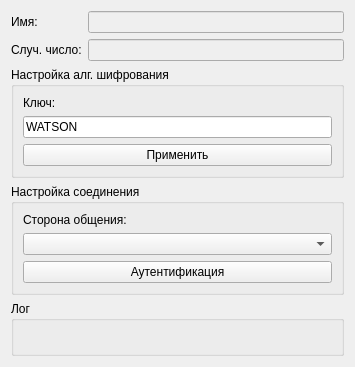
<?xml version="1.0" encoding="UTF-8"?>
<ui version="4.0">
 <class>SideWidget</class>
 <widget class="QWidget" name="SideWidget">
  <property name="geometry">
   <rect>
    <x>0</x>
    <y>0</y>
    <width>355</width>
    <height>356</height>
   </rect>
  </property>
  <property name="windowTitle">
   <string>Form</string>
  </property>
  <layout class="QGridLayout" name="gridLayout">
   <item row="2" column="0" colspan="2">
    <widget class="QGroupBox" name="groupBox">
     <property name="sizePolicy">
      <sizepolicy hsizetype="Preferred" vsizetype="Maximum">
       <horstretch>0</horstretch>
       <verstretch>0</verstretch>
      </sizepolicy>
     </property>
     <property name="title">
      <string>Настройка алг. шифрования</string>
     </property>
     <layout class="QVBoxLayout" name="verticalLayout">
      <item>
       <widget class="QLabel" name="key_header">
        <property name="sizePolicy">
         <sizepolicy hsizetype="Preferred" vsizetype="Maximum">
          <horstretch>0</horstretch>
          <verstretch>0</verstretch>
         </sizepolicy>
        </property>
        <property name="text">
         <string>Ключ:</string>
        </property>
       </widget>
      </item>
      <item>
       <widget class="QLineEdit" name="key_value">
        <property name="text">
         <string>WATSON</string>
        </property>
       </widget>
      </item>
      <item>
       <widget class="QPushButton" name="key_apply_btn">
        <property name="text">
         <string>Применить</string>
        </property>
       </widget>
      </item>
     </layout>
    </widget>
   </item>
   <item row="4" column="0" colspan="2">
    <widget class="QGroupBox" name="groupBox_3">
     <property name="title">
      <string>Лог</string>
     </property>
     <layout class="QVBoxLayout" name="verticalLayout_3">
      <item>
       <widget class="QLabel" name="log_lbl">
        <property name="sizePolicy">
         <sizepolicy hsizetype="Preferred" vsizetype="Preferred">
          <horstretch>0</horstretch>
          <verstretch>0</verstretch>
         </sizepolicy>
        </property>
        <property name="text">
         <string/>
        </property>
       </widget>
      </item>
     </layout>
    </widget>
   </item>
   <item row="3" column="0" colspan="2">
    <widget class="QGroupBox" name="groupBox_2">
     <property name="sizePolicy">
      <sizepolicy hsizetype="Preferred" vsizetype="Maximum">
       <horstretch>0</horstretch>
       <verstretch>0</verstretch>
      </sizepolicy>
     </property>
     <property name="title">
      <string>Настройка соединения</string>
     </property>
     <layout class="QVBoxLayout" name="verticalLayout_2">
      <item>
       <widget class="QLabel" name="side_connection">
        <property name="sizePolicy">
         <sizepolicy hsizetype="Preferred" vsizetype="Maximum">
          <horstretch>0</horstretch>
          <verstretch>0</verstretch>
         </sizepolicy>
        </property>
        <property name="text">
         <string>Сторона общения:</string>
        </property>
       </widget>
      </item>
      <item>
       <widget class="QComboBox" name="sides_combo"/>
      </item>
      <item>
       <widget class="QPushButton" name="auth_btn">
        <property name="text">
         <string>Аутентификация</string>
        </property>
       </widget>
      </item>
     </layout>
    </widget>
   </item>
   <item row="0" column="1">
    <widget class="QLineEdit" name="name_lbl">
     <property name="enabled">
      <bool>false</bool>
     </property>
    </widget>
   </item>
   <item row="0" column="0">
    <widget class="QLabel" name="name_header">
     <property name="text">
      <string>Имя:</string>
     </property>
    </widget>
   </item>
   <item row="1" column="0">
    <widget class="QLabel" name="rnd_header">
     <property name="text">
      <string>Случ. число:</string>
     </property>
    </widget>
   </item>
   <item row="1" column="1">
    <widget class="QLineEdit" name="rnd_value">
     <property name="enabled">
      <bool>false</bool>
     </property>
    </widget>
   </item>
  </layout>
 </widget>
 <resources/>
 <connections/>
</ui>
